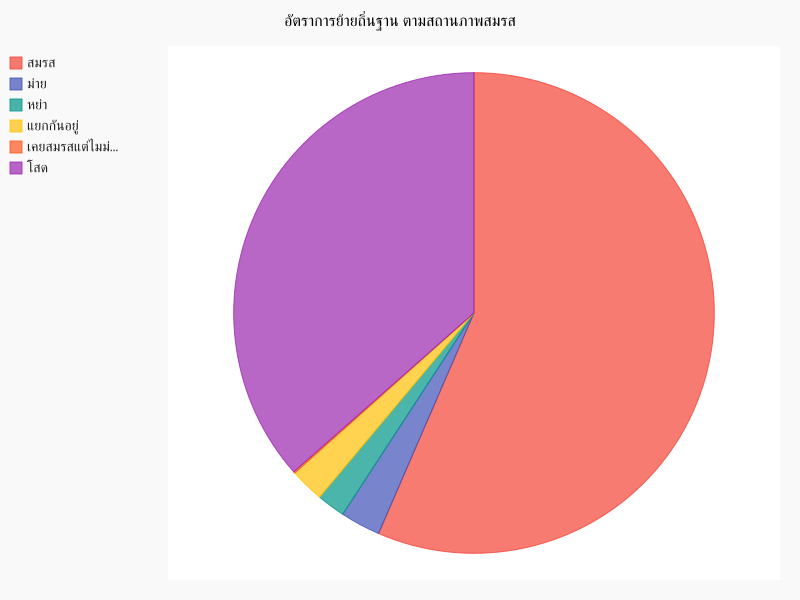

Here is the Python script that generated this plot:
""" PSIT PROJECT
Subject : Migration of population
made by :
          1. นายกิตติบุญ สัตบุษ    59070016
          2. นายจิรายุส  ไพรวรรณ 59070026
          3. นายธนวรรษ ประดับราช 59070069
          4. นายนาวิน   พูลสวัสดิ์  59070088"""
import os
import uuid
import pygal
from pygal import *
def function1():
    """Get the information to plot a graph Migration Rates by Region"""
    pie_chart = Pie()
    pie_chart.title = "อัตราการย้ายถิ่นฐาน ตามสถานภาพสมรส"
    pie_chart.add("สมรส",56.5)
    pie_chart.add("ม่าย",2.7)
    pie_chart.add("หย่า",1.9)
    pie_chart.add("แยกกันอยู่",2.3)
    pie_chart.add("เคยสมรสแต่ไมม่ทราบสถานภาพ",0.1)
    pie_chart.add("โสด",36.5)
    pie_chart.render_to_file("Migration Rates by Region5.svg")
function1()
